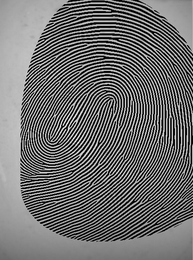
%> input picture DONE/Project2/Exercicio3/test.bmp, 193 x 260 px, shrunk from 416 x 560 before the run
$ octave --eval "result = exercicio3_c('IMG_1_cap.bmp');"   (GNU Octave 9; MATLAB toolbox functions it lacks are replaced by stand-ins)
%> lines starting %> are read from the running program, lines starting %| are printed output that depends on the picture
function equal = exercicio3_c(I1,I2)
%> called with I1 = 'IMG_1_cap.bmp'
    if nargin < 2
        I1 = 'test.bmp';
        I2 = 'test.bmp';
    end

    equal = false;

    I_original = imread(I1);
%> I_original is the input picture: size 260x193 uint8; min 0, max 252, mean 110
    I2 = imread(I2);
%     temp = ones(size(I2,1),1)*5;
%     I2 = cat(2,I2(:,end-1),I2(:,2:end-1));

    [ridge_original, bifurcation_original] = exercicio3_b(I_original);
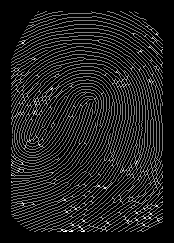
%> ridge_original: size 243x174 double; min 0, max 6, mean 0.753; drawn with min black and max white
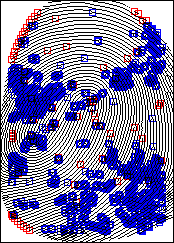
%> bifurcation_original: size 243x174x3 double; mean R, G, B 128.7, 124.1, 172.4
    [ridge2, bifurcation2] = exercicio3_b(I2);

    [ridge_original_x, ridge_original_y] = find(ridge_original == 2);
%> ridge_original_x = 68 values from 12 to 231; ridge_original_y = 68 values from 12 to 162
    [ridge2_x, ridge2_y] = find(ridge2 == 2);
%> ridge2_x = 68 values from 12 to 231; ridge2_y = 68 values from 12 to 162

    [bifurcation_original_x, bifurcation_original_y] = find(bifurcation_original == 4);
%> bifurcation_original_x = []; bifurcation_original_y = []
    [bifurcation2_x, bifurcation2_y] = find(bifurcation2 == 4);
%> bifurcation2_x = []; bifurcation2_y = []

    a=length(ridge2_x)/length(ridge_original_x);
%> a = 1
    if a==1 || 1/a==1
        comp_ridge_x = abs(ridge_original_x(1)-ridge2_x(1));
%> comp_ridge_x = 0
        comp_ridge_y = abs(ridge_original_y(1)-ridge2_y(1));
%> comp_ridge_y = 0
%> (the run ends here)
